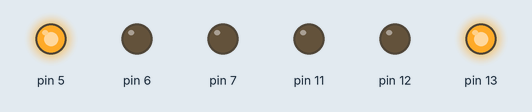
Recording of a sketch running on a simulated Arduino Uno, built with avr-gcc and run on an emulated ATmega328P. On the bench: output pins drawn as LEDs (lit = HIGH).

Above: at 2.5 s.
At 6.0 s:
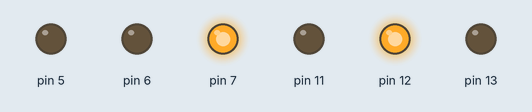
At 8.5 s:
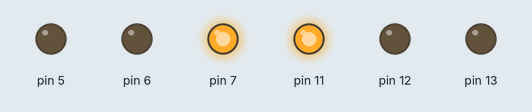
At 11.0 s:
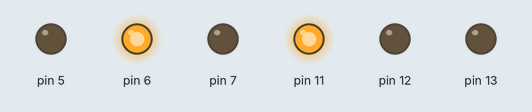
Timing chart, 0 to 15.6 s (numbered marks = the images above):
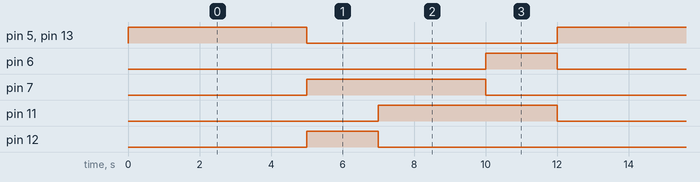

The sketch:

Semaphore-2.ino
```cpp
#define SECOND 1000

class Semaphore
{
  private:
    int RedPin, YellowPin, GreenPin, State, Id;
    unsigned long LastTime;

    void UpdateLights()
    {
      digitalWrite(RedPin, State == 0 ? HIGH : LOW);
      digitalWrite(YellowPin, State == 1 ? HIGH : LOW);
      digitalWrite(GreenPin, State == 2 ? HIGH : LOW);
    }

  public:
    Semaphore(int id, int redPin, int yellowPin, int greenPin, int initialState)
    {
      Id = id;
      RedPin = redPin;
      YellowPin = yellowPin;
      GreenPin = greenPin;
      State = initialState;
      LastTime = millis();

      pinMode(RedPin, OUTPUT);
      pinMode(YellowPin, OUTPUT);
      pinMode(GreenPin, OUTPUT);

      UpdateLights();
    }

    void UpdateState()
    {
      unsigned long currentTime = millis();

      if(
          (State == 0 && currentTime - LastTime >= 5*SECOND) ||
          (State == 1 && currentTime - LastTime >= 2*SECOND) ||
          (State == 2 && currentTime - LastTime >= 5*SECOND)
        )
      {
        State = (State + 1) % 3;
        LastTime = currentTime;
        UpdateLights();
      }
    }
};

Semaphore* Semaphores[2];

void setup()
{
  Semaphores[0] = new Semaphore(0, 13, 12, 11, 0);
  Semaphores[1] = new Semaphore(1, 7, 6, 5, 2);
}

void loop()
{
  Semaphores[0]->UpdateState();
  Semaphores[1]->UpdateState();
}
```

Measured:
- by itself, pin 5, pin 7, pin 11, pin 13: alternates HIGH for 5.0 s and LOW for 7.0 s
- by itself, pin 6, pin 12: alternates HIGH for 2.0 s and LOW for 10.0 s
